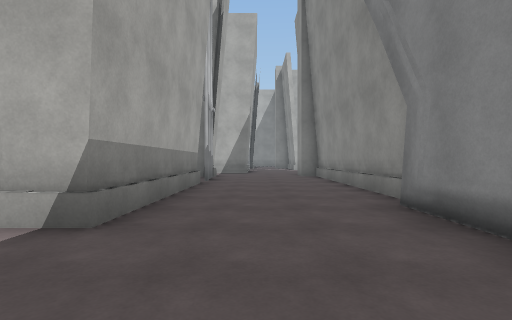
View 1 (above)

23 first-person views from a walk through a 3-D level made in the Unity game engine. The camera is 1.2 m above the floor, looks level and sees 85° across. The floor is counted in squares, 2 m on a side. Each view is taken from the middle of a square. On the plan, view 1 faces up. The plan holds only what a view shows up to about 9 squares ahead; the rest is blank. The place goes on beyond the plan. The player is left out. Surface patterns are stand-ins for the level's own textures.

View 2
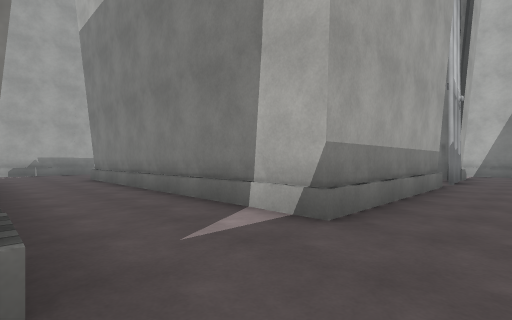

View 3
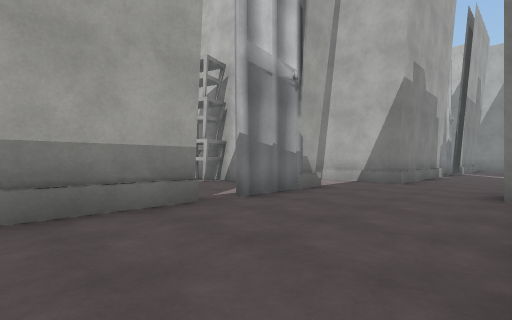

View 4
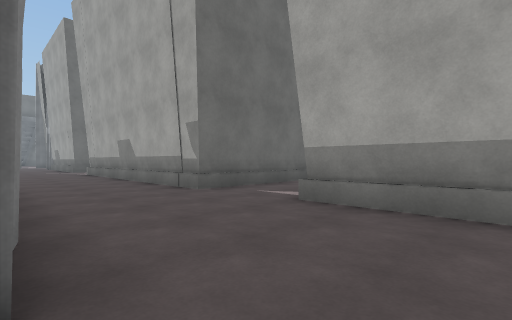

View 5
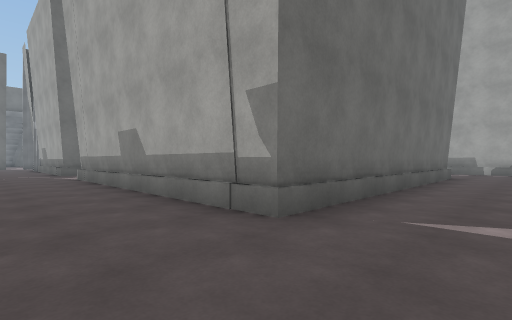

View 6
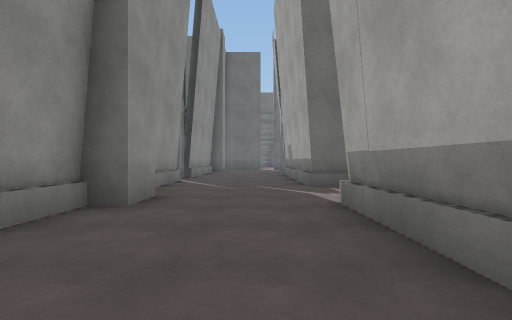

View 7
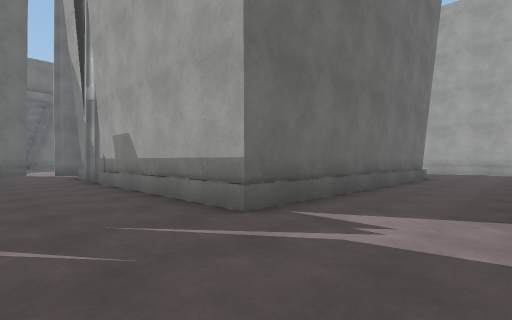

View 8
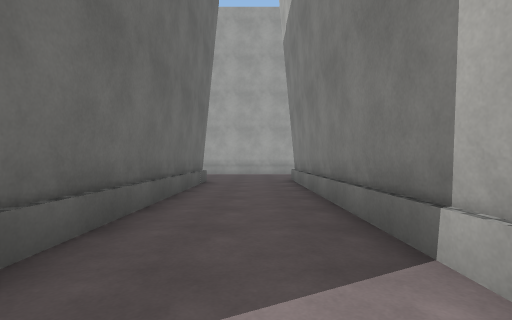

View 9
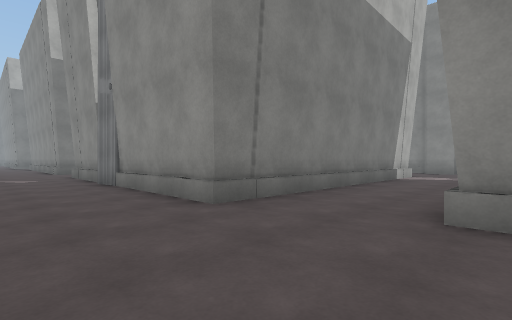

View 10
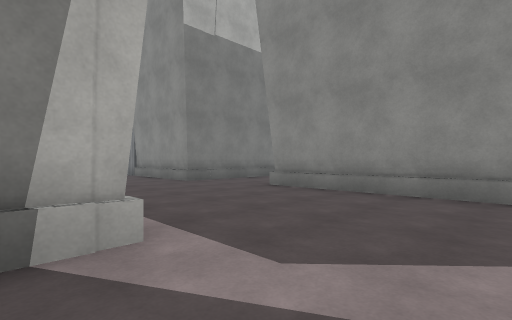

View 11
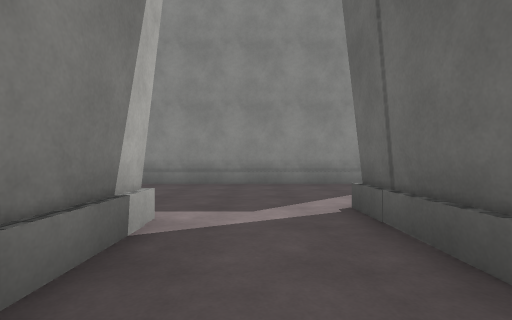

View 12
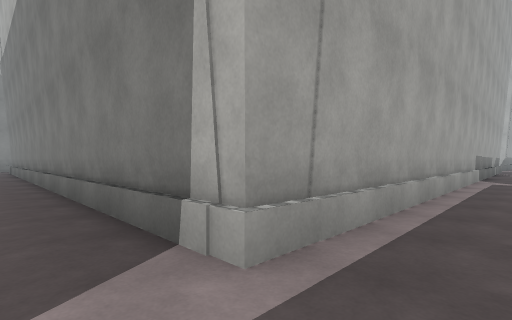

View 13
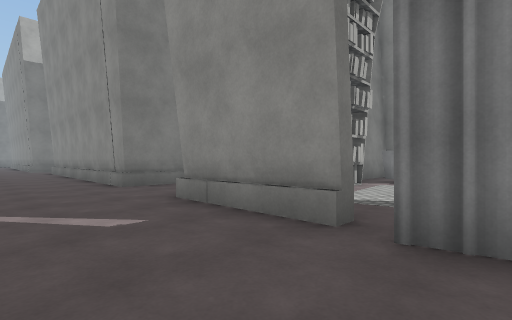

View 14
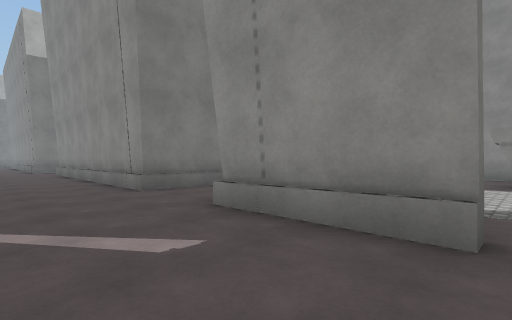

View 15
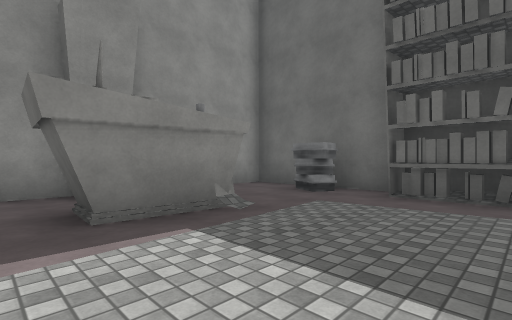

View 16
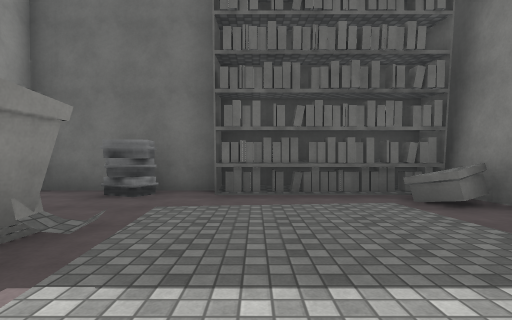

View 17
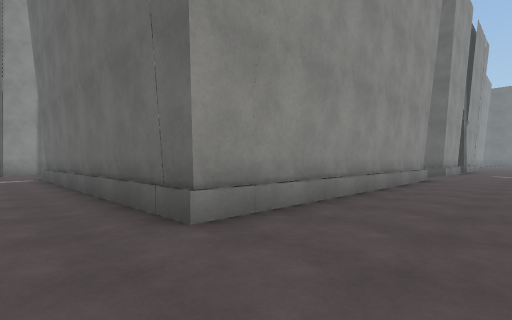

View 18
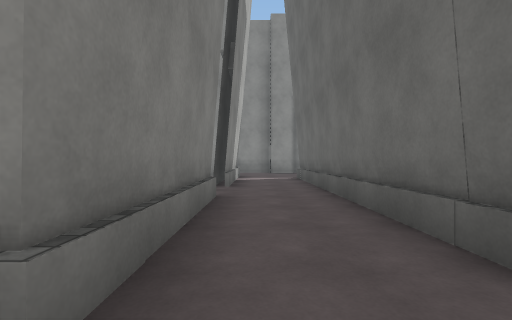

View 19
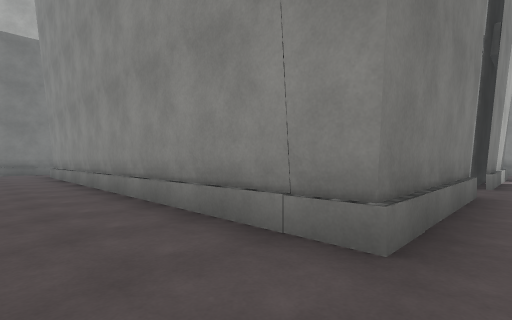

View 20
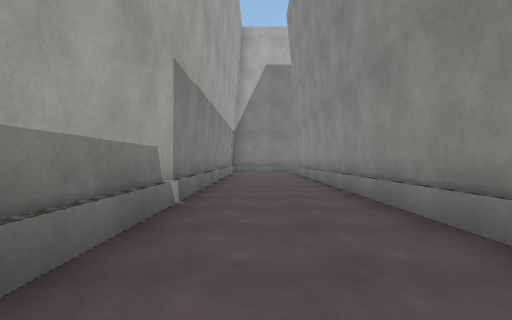

View 21
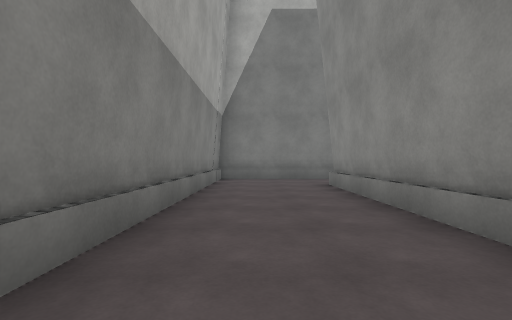

View 22
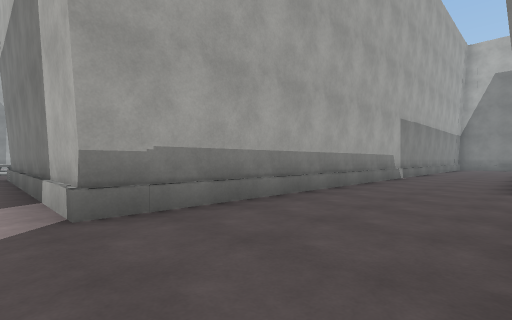

View 23
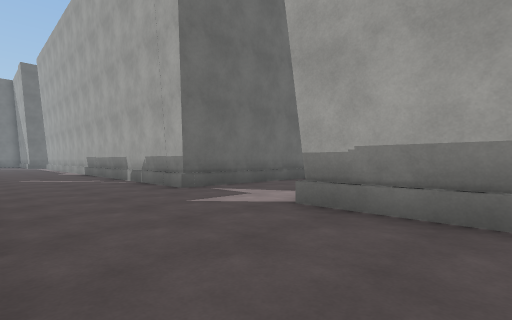

### Floor plan
Points are (right, up) in squares from view 1. A wall is a line through its corners. A room is listed if a view was taken in it or the views show most of it. See-through windows are left out.
Room 1 (views 1, 2, 3, 4, 5, 6, 7, 8)
walls: (1.9, 2) (1.9, 3.7); (2.3, 4.2) (2.3, 9); (-1.5, 7.4) (-1.5, 2.6) (-9.6, 2.6); (-2.1, -7.8) (-8.6, -7.8); (1.7, -8.8) (1.7, -7.6) (2.3, -7.6) (2.3, -6.4); (-9.6, 0) (-1.2, 0) (-1.2, -8); (2.3, -12.3) (2.3, -10.1); (-0.4, 12.7) (-4.7, 12.7); (-2, 12.9) (-4.7, 12.9); (-8.9, -10.5) (-1.2, -10.5) (-1.2, -15.9); (-6.2, 12.7) (-10.2, 12.7); (-9.6, 10.5) (-1.5, 10.5) (-1.5, 8); (-1.3, -15.7) (-1.2, -16.5)
ways out: opening at (-9.5, 1.5) to room 2; opening at (-9, 12) to room 2; opening at (-8, -9) to room 2; opening at (-6, 13); opening at (1, 14); gap at (3, -12)
Room 2 (views 9, 10, 11, 12, 13, 14, 17, 18, 19, 20, 21, 22, 23)
walls: (-9.6, 2.6) (-9.6, 3.6); (-9.6, 5.4) (-9.6, 7.6); (-13.2, -2.4) (-13.2, -12.9) (-16.5, -12.9); (-16.5, 3.6) (-13.2, 3.6) (-13.2, -0.6); (-9.2, -2.7) (-9.6, -2.7) (-9.6, 0); (-9.7, -4.2) (-9.9, -3.2); (-9.6, 9.5) (-9.6, 10.5); (-8.6, -7.8) (-9.6, -7.8) (-9.6, -4); (-10.2, 12.7) (-10.2, 23.9); (-14.7, -15.3) (-12.4, -15.3); (-8.9, -16.5) (-8.9, -10.5); (-10.5, 25.9) (-13.2, 25.9) (-13.2, 6.7) (-16.5, 6.7)
ways out: opening at (-9.5, 1.5) to room 1; opening at (-9, 12) to room 1; opening at (-8, -9) to room 1; opening at (-9, -3) to room 3; opening at (-10, 25)
Room 3 (views 15, 16)
walls: (-5.3, -1.1) (-6.1, -1.1); (-1.5, -3.1) (-1.5, -1.9); (-3, -0.2) (-3.6, -0.2); (-9.4, -6.4) (-9.4, -6.7) (-7.5, -6.7); (-9.4, -6.9) (-5.2, -6.9); (-9.2, -7.6) (-1.5, -7.6) (-1.5, -6.6)
ways out: opening at (-9, -3) to room 2
objects: other object (-9, -6); other object (-4, -7); other object (-4, -4) to (-4, -3); other object (-4, -1); other object (-2, -4) to (-2, -3)

Positions as (right, up) in squares from view 1, and headings:
1: (0, 0), facing up
2: (0, 0), facing up-left
3: (2, 5), facing up-left
4: (2, 5), facing down-left
5: (1, 2), facing down-left
6: (0, -4), facing down
7: (1, -8), facing down-left
8: (-1, -9), facing left
9: (-12, -11), facing up-right
10: (-14, -15), facing up-right
11: (-16, -14), facing right
12: (-12, -14), facing up-left
13: (-12, -4), facing up-right
14: (-12, -3), facing up-right
15: (-7, -2), facing down-right
16: (-6, -2), facing down
17: (-12, 12), facing down-right
18: (-11, 12), facing right
19: (-12, 12), facing up-right
20: (-12, 12), facing up
21: (-12, 17), facing up
22: (-10, 6), facing up-left
23: (-10, 9), facing down-left
